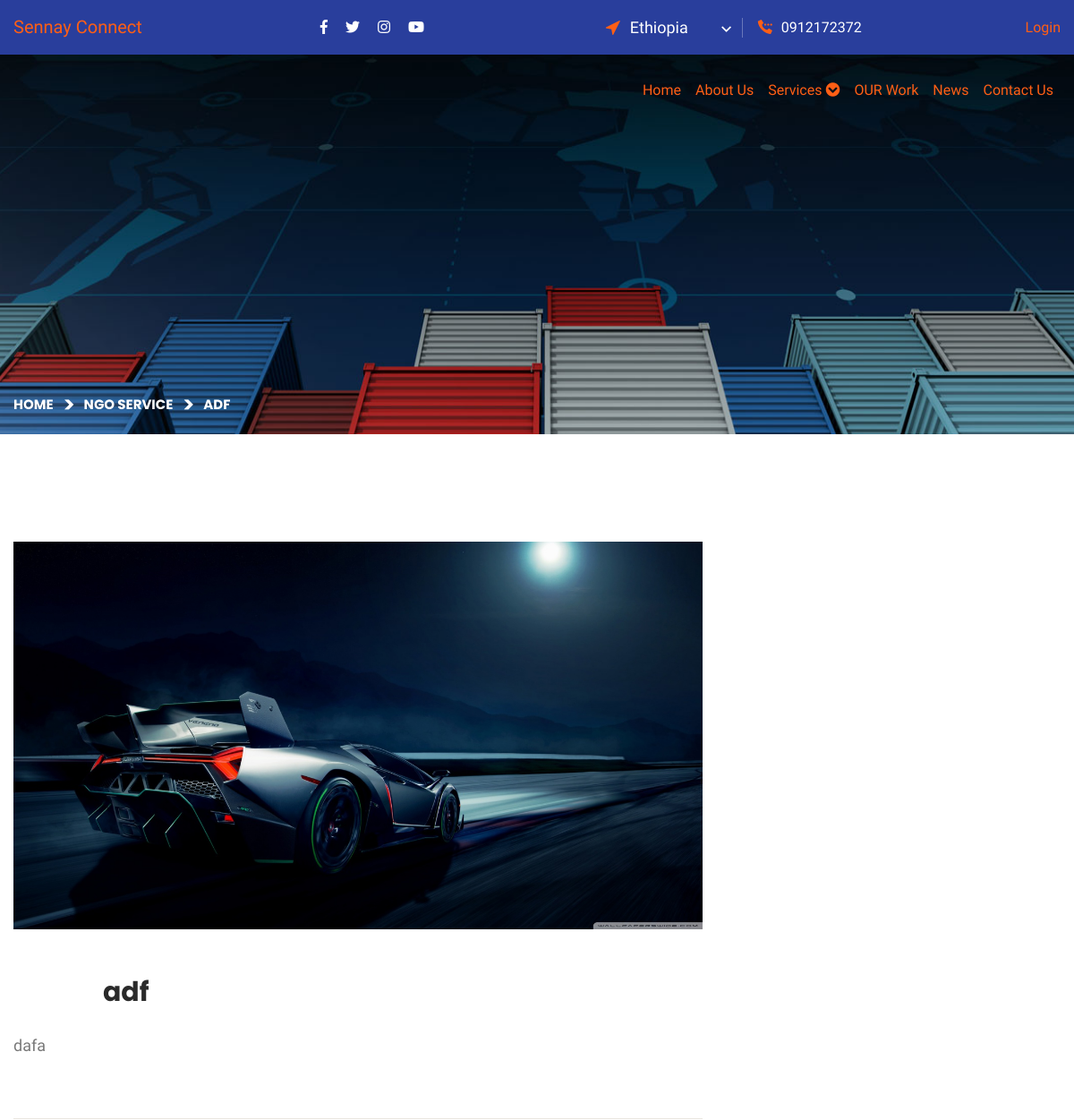
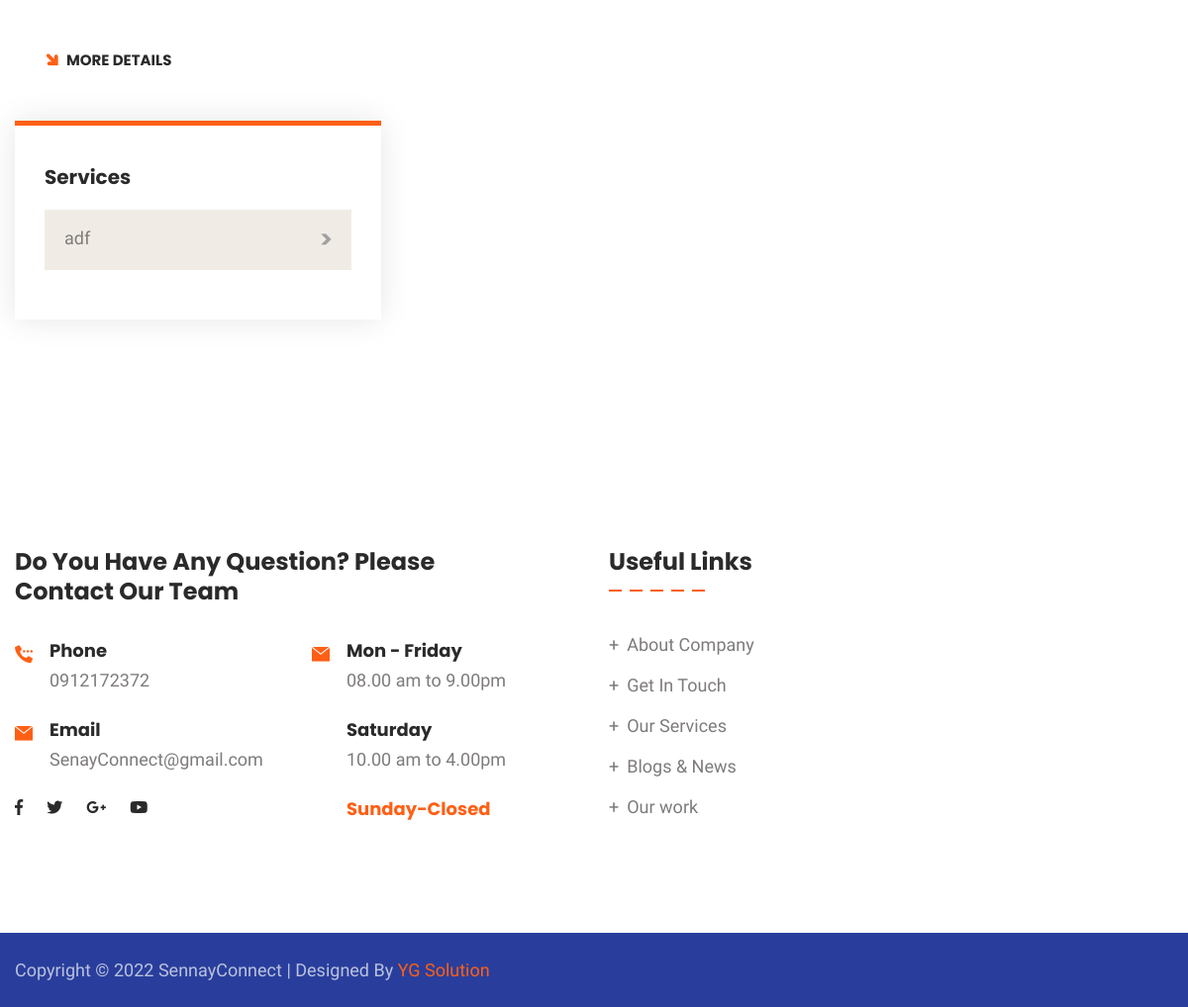
/single-service_ngo.php?id=0, run on the app's committed database (2 pictures, top to bottom).
### tables this page shows
CREATE TABLE `settings` (
  `id` int(100) NOT NULL,
  `header_logo` varchar(255) DEFAULT NULL,
  `email` varchar(255) DEFAULT NULL,
  `phone` varchar(255) DEFAULT NULL,
  `phone2` varchar(20) DEFAULT NULL,
  `footer_logo` varchar(255) DEFAULT NULL,
  `footer_desc` varchar(5000) DEFAULT NULL,
  `facebook` varchar(2000) DEFAULT NULL,
  `twitter` varchar(2000) DEFAULT NULL,
  `linkedin` varchar(2000) DEFAULT NULL,
  `instagram` varchar(2000) DEFAULT NULL,
  `youtube` varchar(2000) DEFAULT NULL,
  `address` varchar(1000) DEFAULT NULL,
  `city` varchar(255) DEFAULT NULL,
  `state` varchar(255) DEFAULT NULL,
  `country` varchar(255) DEFAULT NULL,
  `pin` varchar(255) DEFAULT NULL,
  `map` varchar(3000) DEFAULT NULL,
  `site_name` varchar(255) DEFAULT NULL
);

CREATE TABLE `services_ngo` (
  `id` int(100) NOT NULL,
  `title` varchar(1000) DEFAULT NULL,
  `short` varchar(1500) DEFAULT NULL,
  `descrip` varchar(10000) DEFAULT NULL,
  `img` varchar(100) DEFAULT NULL,
  `url` varchar(255) DEFAULT NULL,
  `date` varchar(100) DEFAULT NULL,
  `status` varchar(10) DEFAULT NULL
);

### single-service_ngo.php (the view, shortened to what this page needs)
<?php
include "admin/conn.php";
$id = $_GET['id'];
$service = mysqli_query($con, "SELECT * FROM services_ngo WHERE id=$id");
$fetch = mysqli_fetch_array($service);
$recent = mysqli_query($con, "SELECT * FROM services_ngo ORDER BY id DESC");
?>
<!DOCTYPE html>
<html lang="en">
<head>
    <link href="assets/css/bootstrap.css" rel="stylesheet">
    <link href="assets/css/style.css" rel="stylesheet">
    <link href="assets/css/responsive.css" rel="stylesheet">
    <link href="assets/css/color.css" rel="stylesheet">
</head>
<body>
    <div class="page-wrapper">
        <?php include "header.php"; ?>
        <section class="page-title" style="background-image: url(assets/images/background/bg-20.jpg);">
            <div class="auto-container">
                <div class="content-box">
                    <div class="content-wrapper">
                        <ul class="bread-crumb clearfix">
                            <li><a href="index.php">Home</a></li>
                            <li><a href="service_ngo.php">NGO Service</a></li>
                            <li><?php echo $fetch['title']; ?></li>
                        </ul>
                    </div>
                </div>
            </div>
        </section>
        <section class="news-section">
            <div class="auto-container">
                <div class="row">
                    <div class="col-lg-8">
                        <div class="news-block-four blog-single-post">
                            <div class="inner-box">
                                <div class="image mb-5"><img src="admin/images/services_ngo/<?php echo $fetch['img'];  ?>" alt=""></div>
                                <div class="lower-content">
                                    <div class="top-content">
                                        <h3><?php echo $fetch['title'];  ?></h3>
                                    </div>
                                    <div class="text mb-5">
                                        <p><?php echo $fetch['descrip'];  ?></p>
                                    </div>
                                </div>
                            </div>
                        </div>
                    </div>
                    <div class="container pb-5"><a href="admin/login_detail.php" class="readmore-link"><i class="flaticon-up-arrow"></i>More Details</a></div>
                    <aside class="col-lg-4 sidebar">
                        <div class="blog-sidebar style-two">
                            <div class="widget widget_categories">
                                <h4 class="widget_title">Services</h4>
                                <div class="widget-content">
                                    <ul class="categories-list clearfix">
                                        <?php
                                        while ($row = mysqli_fetch_array($recent)) {
                                        ?>
                                            <li><a href="single-service_ngo.php?id=<?php echo $row['id']; ?>"><?php echo $row['title']; ?> <i class="flaticon-right-arrow-6"></i> <span><?php echo $counti; ?></span></a></li>
                                        <?php  } ?>
                                    </ul>
                                </div>
                            </div>
                        </div>
                    </aside>
                </div>
            </div>
        </section>
        <?php include "footer.php"; ?>
</body>
</html>

### header.php (shortened to what this page needs)
<?php
include "admin/conn.php";
$settings = mysqli_query($con, "SELECT * FROM settings");
$setting  = mysqli_fetch_array($settings);
?>
<link rel="stylesheet" href="assets/css/submanu.css">
<header class="main-header header-style-one">
    <div class="header-top">
        <div class="auto-container">
            <div class="inner-container">
                <a class="navbar-brand" href="index.php">Sennay Connect
                </a>
                <div class="left-column">
                    <ul class="social-icon">
                        <li><a target="blank" href="<?php echo $setting['facebook']; ?>https://www.facebook.com/guddissa.terfassa"><i class="fab fa-facebook-f"></i></a></li>
                        <li><a target="blank" href="<?php echo $setting['twitter']; ?>"><i class="fab fa-twitter"></i></a></li>
                        <li><a target="blank" href="<?php echo $setting['instagram']; ?>"><i class="fab fa-instagram"></i></a></li>
                        <li><a target="blank" href="<?php echo $setting['youtube']; ?>"><i class="fab fa-youtube"></i></a></li>
                    </ul>
                </div>
                <div class="right-column">
                    <div class="location">
                        <span class="flaticon-cursor"></span>
                        <form action="#" class="location-switcher">
                            <select class="selectpicker">
                                <option >Ethiopia</option>
                            </select>
                        </form>
                    </div>
                    <div class="phone-number"><i class="flaticon-calling"></i><a href="tel:<?php echo $setting['phone']; ?>"></a><?php echo $setting['phone']; ?></div>
                </div>
                <div class="login"><a href="admin/login.php">Login</a></div>
            </div>
        </div>
    </div>
    <div class="header-upper">
        <div class="auto-container">
            <div class="inner-container">
                <div class="right-column">
                    <div class="nav-outer">
                        <nav class="main-menu navbar-expand-md navbar-light">
                            <div class="hover">
                                <div class="collapse navbar-collapse show clearfix" id="navbarSupportedContent">
<div class="navigation">
<ul class="navbar-nav ml-auto" class="navigation">
                                        <li class="nav-item active"><a class="nav-item m-lg-2" class="nav-link" href="index.php">Home</a></li>
                                        <li><a class="nav-item m-lg-2" class="nav-link" href="about.php">About Us</a></li>
                                        <li class="nav-item dropdown"><a class="nav-item m-lg-2" class="nav-link dropdown-toggle" href="service.php" id="navbarDropdown" role="button" data-toggle="dropdown" class="fa-solid fa-caret-down">Services <i class="fas fa-chevron-circle-down"></i></a>
                                        </li>
                                        <li><a class="nav-item m-lg-2" class="nav-link" href="ourimpact.php">OUR Work </a>
                                        </li>
                                        <li><a class="nav-item m-lg-2" class="nav-link" href="blog.php">News</a>
                                        </li>
                                        <li><a class="nav-item m-lg-2" class="nav-link" href="contact.php">Contact Us</a></li>
                                    </ul>
</div>
                                </div>
                            </div>
                        </nav>
                    </div>
                </div>
            </div>
        </div>
    </div>
</header>

### footer.php
<?php
include "admin/conn.php";
$settings = mysqli_query($con, "SELECT * FROM settings");
$setting  = mysqli_fetch_array($settings);
?>
<footer class="main-footer">
    <div class="upper-box">
        <div class="auto-container">
            <div class="row">
                <div class="col-lg-6">
                    <div class="widget contact-widget style-two">
                        <h4>Do You Have Any Question? Please <br> Contact Our Team</h4>
                        <div class="row">
                            <div class="col-md-6">
                                <div class="wrapper-box">
                                    <div class="icon-box">
                                        <div class="icon"><span class="flaticon-calling"></span></div>
                                        <div class="text"><strong>Phone</strong><a href="tel:<?php echo $setting['phone']; ?>"><?php echo $setting['phone']; ?></a></div>
                                    </div>
                                    <div class="icon-box">
                                        <div class="icon"><span class="flaticon-mail"></span></div>
                                        <div class="text"><strong>Email</strong><a href="mail:<?php echo $setting['email']; ?>"><?php echo $setting['email']; ?></a></div>
                                    </div>
                                    <ul class="social-icon">
                                        <li><a href="#"><i class="fab fa-facebook-f"></i></a></li>
                                        <li><a href="#"><i class="fab fa-twitter"></i></a></li>
                                        <li><a href="#"><i class="fab fa-google-plus-g"></i></a></li>
                                        <li><a href="#"><i class="fab fa-youtube"></i></a></li>
                                    </ul>
                                </div>
                            </div>
                            <div class="col-md-6">
                                <div class="icon-box">
                                    <div class="icon"><span class="flaticon-mail"></span></div>
                                    <div>
                                        <div class="text"><strong>Mon - Friday</strong>08.00 am to 9.00pm</div>
                                        <div class="text"><strong>Saturday</strong>10.00 am to 4.00pm</div>
                                        <div class="text"><span>Sunday-Closed</span></div>
                                    </div>
                                </div>
                            </div>
                        </div>
                    </div>
                </div>
                <div class="col-lg-6">
                    <div class="row">
                        <div class="col-md-6">
                            <div class="widget links-widget">
                                <h4 class="widget_title">Useful Links</h4>
                                <div class="widget-content">
                                    <ul class="list">
                                        <li><a href="about.php">About Company</a></li>
                                        <li><a href="contact.php">Get In Touch</a></li>
                                        <li><a href="service-all.php">Our Services</a></li>
                                        <li><a href="blog.php">Blogs & News</a></li>
                                        <li><a href="ourimpact.php">Our work</a></li>
                                    </ul>
                                </div>
                            </div>
                        </div>
                    </div>
                </div>
            </div>
        </div>
    </div>
</footer>
<div class="footer-bottom">
    <div class="auto-container">
        <div class="row m-0 align-items-center justify-content-between">
            <div class="copyright-text">Copyright © 2022 <?php echo $setting['site_name']; ?> | Designed By <a target="blank" href="https://josy3621.netlify.app"> YG Solution</a></div>
        </div>
    </div>
</div>
</div>

### assets/css/responsive.css (style rules this page uses)
@media only screen and (max-width: 7000px) { .page-wrapper { overflow: hidden; } }

### assets/css/color.css (style rules this page uses)
a:hover, a { color: #ff5f15; }
.header-top .location span { color: #ff5f15; }
.header-top .phone-number i { color: #ff5f15; }
.contact-widget .icon { color: #ff5f15; }
.readmore-link i { color: #ff5f15; }
.contact-widget.style-two .text span { color: #ff5f15; }
.blog-sidebar.style-two .widget { border-top: 5px solid #ff5f15; }

### data on the page
settings: phone "0912172372", email "SenayConnect@gmail.com", site_name "SennayConnect"
services_ngo: title "ADF", img (picture), title "adf", descrip "dafa"
